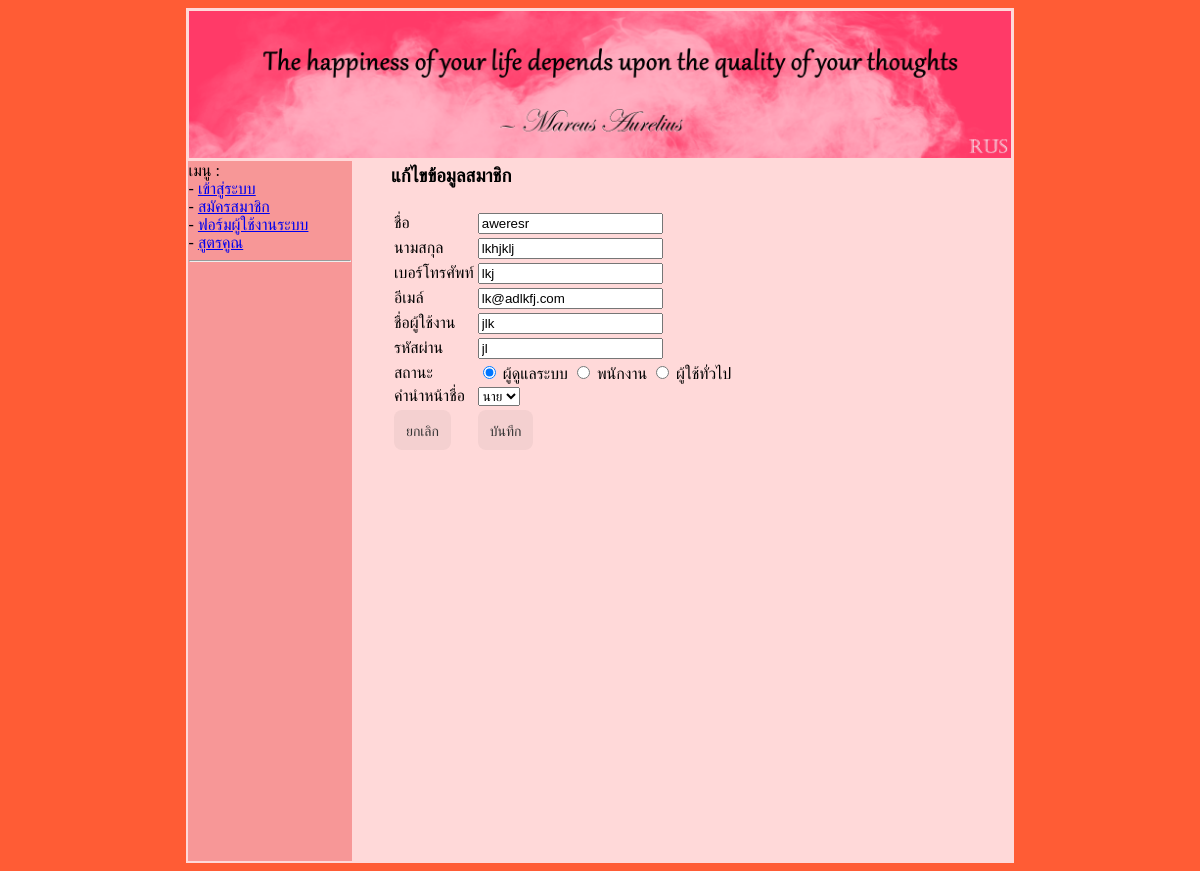
/member_edit.php?mem_id=7, run on the app's committed database.
### tables this page shows
CREATE TABLE `member` (
  `mem_id` int(11) NOT NULL,
  `mem_fname` varchar(100) NOT NULL,
  `mem_lname` varchar(100) NOT NULL,
  `prefix_id` int(11) NOT NULL,
  `mem_telephone` varchar(20) NOT NULL,
  `mem_email` varchar(100) NOT NULL,
  `mem_user` varchar(30) NOT NULL,
  `mem_password` varchar(30) NOT NULL,
  `mem_status` varchar(20) NOT NULL COMMENT '1 = ผู้ดูแลระบบ, 2 = พนักงาน, 3 = ผู้ใช้ทั่วไป'
);

### member_edit.php (the view, shortened to what this page needs)
<?php
    include("./header.php");
    include("./menu.php");
    include("./sqliConnect.php");
    isset($_GET['mem_id'])?$mem_id=$_GET['mem_id']:$mem_id="";
    $sql = "select * from member where mem_id='$mem_id';";
    $result = $mysqli->query($sql);
    while($row = $result->fetch_assoc()){
        $mem_fname = $row['mem_fname'];
        $mem_lname = $row['mem_lname'];
        $mem_telephone = $row['mem_telephone'];
        $mem_email = $row['mem_email'];
        $mem_user = $row['mem_user'];
        $mem_password = $row['mem_password'];
        $mem_status = $row['mem_status'];
        $mprefix_id = $row['prefix_id'];
    }
?>
<table align="center" width="90%">
    <tr>
        <td>
            <h3>แก้ไขข้อมูลสมาชิก</h3>
        </td>
    </tr>
    <tr>
        <td>
            <form action="./member_proedit.php" method="post">
                <table>
                    <tr>
                        <td>ชื่อ</td>
                        <td><input type="text" name="mem_fname" value="<?php echo "$mem_fname" ?>"></td>
                    </tr>
                    <tr>
                        <td>นามสกุล</td>
                        <td><input type="text" name="mem_lname" value="<?php echo "$mem_lname" ?>"></td>
                    </tr>
                    <tr>
                        <td>เบอร์โทรศัพท์</td>
                        <td><input type="text" name="mem_telephone" value="<?php echo "$mem_telephone" ?>"></td>
                    </tr>
                    <tr>
                        <td>อีเมล์</td>
                        <td><input type="email" name="mem_email" value="<?php echo "$mem_email" ?>"></td>
                    </tr>
                    <tr>
                        <td>ชื่อผู้ใช้งาน</td>
                        <td><input type="text" name="mem_user" value="<?php echo "$mem_user" ?>"></td>
                    </tr>
                    <tr>
                        <td>รหัสผ่าน</td>
                        <td><input type="text" name="mem_password" value="<?php echo "$mem_password" ?>"></td>
                    </tr>
                    <tr>
                        <td>สถานะ</td>
                        <?php
                            $st1 = "";
                            $st2 = "";
                            $st3 = "";
                            if ($mem_status=="1"){
                                $st1 = "checked";
                            }
                            else if($mem_status=="2"){
                                $st2 = "checked";
                            }else if($mem_status=="3"){
                                $st3 = "checked";
                            }
                        ?>
                        <td>
                            <input type="radio" name="mem_status" value="1" <?php echo $st1 ?>> ผู้ดูแลระบบ
                            <input type="radio" name="mem_status" value="2" <?php echo $st2 ?>> พนักงาน
                            <input type="radio" name="mem_status" value="3" <?php echo $st3 ?>> ผู้ใช้ทั่วไป
                        </td>
                    </tr>
                    <tr>
                        <td>คำนำหน้าชื่อ</td>
                        <td>
                            <select name="prefix_id">
                                <?php
                                    $sql = "select * from prefix";
                                    $result = $mysqli->query($sql);
                                    while ($row = $result->fetch_assoc()){
                                        $prefix_id= $row['prefix_id'];
                                        $prefix_nameTH= $row['prefix_nameTH'];
                                        $pr = "";
                                        if($mprefix_id==$prefix_id){
                                            $pr = "selected";
                                        }
                                        echo "
                                        <option value=\"$prefix_id\" $pr>$prefix_nameTH</option>
                                        ";
                                    }
                                ?>
                            </select>
                        </td>
                    </tr>
                    <tr>
                        <td><a href="./member_show.php" class="button-2">ยกเลิก</a></td>
                        <td><input type="submit" value="บันทึก" class="button-2"></td>
                    </tr>
                </table>
            </form>
        </td>
    </tr>
</table>
<?php
    include("./footer.php");
?>

### css/style.css (style rules this page uses)
.button-2 { background-color: rgba(51, 51, 51, 0.05); border-radius: 8px; border-width: 0; color: #333333; cursor: pointer; display: inline-block; font-family: "Haas Grot Text R Web", "Helvetica Neue", Helvetica, Arial, sans-serif; font-size: 14px; font-weight: 500; line-height: 20px; list-style: none; margin: 0; padding: 10px 12px; text-align: center; transition: all 200ms; vertical-align: baseline; white-space: nowrap; user-select: none; -webkit-user-select: none; touch-action: manipulation; text-decoration: none; }
body { background-color: rgb(255, 92, 53); }

### data on the page
member: mem_fname "aweresr", mem_lname "lkhjklj", mem_telephone "lkj", mem_email "lk@adlkfj.com", mem_user "jlk", mem_password "jl"

### other printed values
form field prefix_id "นาย"
